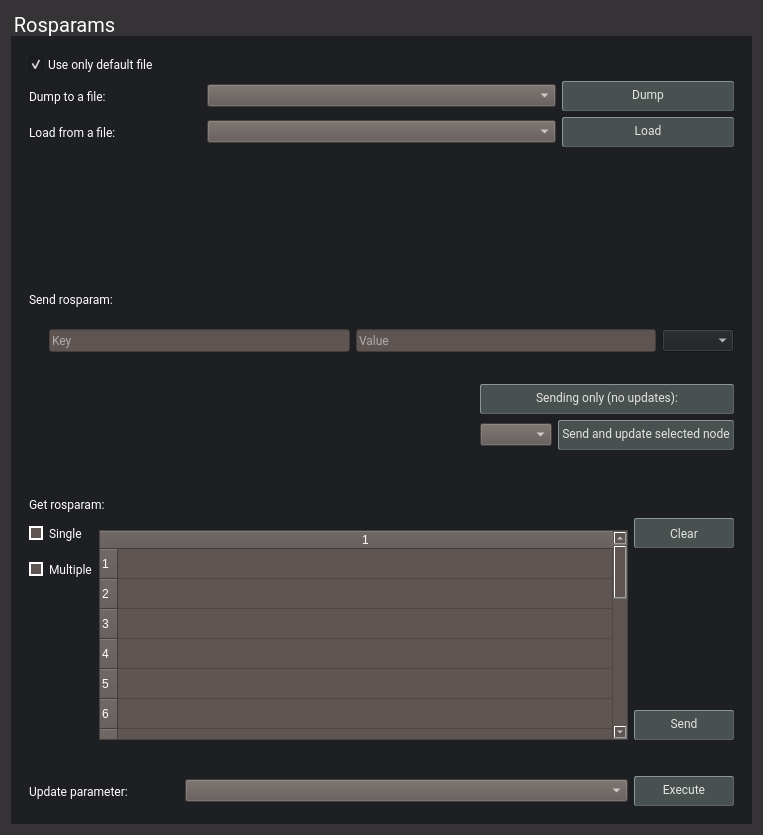
<?xml version="1.0" encoding="UTF-8"?>
<ui version="4.0">
 <class>intball::TelecommandRosparamWidget</class>
 <widget class="QWidget" name="intball::TelecommandRosparamWidget">
  <property name="geometry">
   <rect>
    <x>0</x>
    <y>0</y>
    <width>763</width>
    <height>835</height>
   </rect>
  </property>
  <property name="font">
   <font>
    <family>Roboto</family>
   </font>
  </property>
  <property name="windowTitle">
   <string>Form</string>
  </property>
  <property name="styleSheet">
   <string notr="true">color: rgb(255, 255, 255);
background-color: rgb(53, 51, 53);</string>
  </property>
  <layout class="QGridLayout" name="gridLayout">
   <item row="0" column="0">
    <widget class="QGroupBox" name="groupRosparams">
     <property name="font">
      <font>
       <family>Roboto</family>
       <pointsize>-1</pointsize>
      </font>
     </property>
     <property name="styleSheet">
      <string notr="true">QGroupBox {
  border: 0;
  margin-top: 25px;
  font-size: 20px;
  background-color: rgb(29, 31, 34);
}
QLabel {
    background-color: rgb(29, 31, 34);
}</string>
     </property>
     <property name="title">
      <string>Rosparams</string>
     </property>
     <layout class="QGridLayout" name="gridLayout_2">
      <item row="2" column="0">
       <widget class="QWidget" name="widgetUpdateParameter" native="true">
        <property name="sizePolicy">
         <sizepolicy hsizetype="Preferred" vsizetype="Preferred">
          <horstretch>0</horstretch>
          <verstretch>0</verstretch>
         </sizepolicy>
        </property>
        <property name="font">
         <font>
          <family>Roboto</family>
         </font>
        </property>
        <property name="styleSheet">
         <string notr="true">background-color: rgb(29, 31, 34);</string>
        </property>
        <layout class="QGridLayout" name="gridLayout_5">
         <property name="leftMargin">
          <number>9</number>
         </property>
         <property name="topMargin">
          <number>9</number>
         </property>
         <property name="rightMargin">
          <number>9</number>
         </property>
         <property name="bottomMargin">
          <number>9</number>
         </property>
         <property name="spacing">
          <number>6</number>
         </property>
         <item row="1" column="1">
          <widget class="QComboBox" name="comboBoxUpdateParameter">
           <property name="font">
            <font>
             <family>Roboto</family>
            </font>
           </property>
           <property name="styleSheet">
            <string notr="true">QComboBox {
  background-color: rgb(94, 85, 82);
  color: rgb(255, 255, 255);
}</string>
           </property>
          </widget>
         </item>
         <item row="1" column="2">
          <widget class="intball::CommandButton" name="pushButtonExecuteUpdate">
           <property name="minimumSize">
            <size>
             <width>100</width>
             <height>30</height>
            </size>
           </property>
           <property name="maximumSize">
            <size>
             <width>100</width>
             <height>16777215</height>
            </size>
           </property>
           <property name="font">
            <font>
             <family>Roboto</family>
            </font>
           </property>
           <property name="styleSheet">
            <string notr="true">QPushButton {
  background-color: rgb(72, 80, 80);
  color: rgb(229, 227, 226);
  padding-bottom: 3px;
  border-radius: 2px;
  border: 1px outset rgb(92, 100, 100);
}
QPushButton:pressed {
  background-color: rgb(92, 100, 100);
  color: rgb(255, 255, 255);
  padding-bottom: 3px;
  border-radius: 2px;
  border: 1px outset rgb(92, 100, 100);
}
QPushButton:disabled {
  background-color: rgb(112, 120, 120);
  color: rgb(255, 255, 255);
  padding-bottom: 3px;
  border-radius: 2px;
  border: 1px outset rgb(112, 120, 120);
}</string>
           </property>
           <property name="text">
            <string>Execute</string>
           </property>
          </widget>
         </item>
         <item row="1" column="0">
          <widget class="QLabel" name="labelUpdateParameter">
           <property name="maximumSize">
            <size>
             <width>150</width>
             <height>16777215</height>
            </size>
           </property>
           <property name="font">
            <font>
             <family>Roboto</family>
            </font>
           </property>
           <property name="text">
            <string>Update parameter:</string>
           </property>
           <property name="alignment">
            <set>Qt::AlignLeading|Qt::AlignLeft|Qt::AlignVCenter</set>
           </property>
          </widget>
         </item>
        </layout>
       </widget>
      </item>
      <item row="0" column="0">
       <widget class="QWidget" name="widgetRosparams" native="true">
        <property name="styleSheet">
         <string notr="true">background-color: rgb(29, 31, 34);</string>
        </property>
        <layout class="QGridLayout" name="gridLayout_3">
         <item row="1" column="1" colspan="2">
          <widget class="QComboBox" name="comboBoxDump">
           <property name="sizePolicy">
            <sizepolicy hsizetype="Expanding" vsizetype="Fixed">
             <horstretch>0</horstretch>
             <verstretch>0</verstretch>
            </sizepolicy>
           </property>
           <property name="font">
            <font>
             <family>Roboto</family>
            </font>
           </property>
           <property name="styleSheet">
            <string notr="true">QComboBox {
  background-color: rgb(94, 85, 82);
  color: rgb(255, 255, 255);
}</string>
           </property>
           <property name="editable">
            <bool>false</bool>
           </property>
          </widget>
         </item>
         <item row="2" column="3">
          <widget class="intball::CommandButton" name="pushButtonLoad">
           <property name="minimumSize">
            <size>
             <width>150</width>
             <height>30</height>
            </size>
           </property>
           <property name="font">
            <font>
             <family>Roboto</family>
            </font>
           </property>
           <property name="styleSheet">
            <string notr="true">QPushButton {
  background-color: rgb(72, 80, 80);
  color: rgb(229, 227, 226);
  padding-bottom: 3px;
  border-radius: 2px;
  border: 1px outset rgb(92, 100, 100);
}
QPushButton:pressed {
  background-color: rgb(92, 100, 100);
  color: rgb(255, 255, 255);
  padding-bottom: 3px;
  border-radius: 2px;
  border: 1px outset rgb(92, 100, 100);
}
QPushButton:disabled {
  background-color: rgb(112, 120, 120);
  color: rgb(255, 255, 255);
  padding-bottom: 3px;
  border-radius: 2px;
  border: 1px outset rgb(112, 120, 120);
}</string>
           </property>
           <property name="text">
            <string>Load</string>
           </property>
          </widget>
         </item>
         <item row="2" column="1" colspan="2">
          <widget class="QComboBox" name="comboBoxLoad">
           <property name="sizePolicy">
            <sizepolicy hsizetype="Expanding" vsizetype="Fixed">
             <horstretch>0</horstretch>
             <verstretch>0</verstretch>
            </sizepolicy>
           </property>
           <property name="font">
            <font>
             <family>Roboto</family>
            </font>
           </property>
           <property name="styleSheet">
            <string notr="true">QComboBox {
  background-color: rgb(94, 85, 82);
  color: rgb(255, 255, 255);
}</string>
           </property>
           <property name="editable">
            <bool>false</bool>
           </property>
          </widget>
         </item>
         <item row="0" column="0">
          <widget class="QCheckBox" name="checkBoxOnlyDefault">
           <property name="palette">
            <palette>
             <active>
              <colorrole role="WindowText">
               <brush brushstyle="SolidPattern">
                <color alpha="255">
                 <red>255</red>
                 <green>255</green>
                 <blue>255</blue>
                </color>
               </brush>
              </colorrole>
              <colorrole role="Button">
               <brush brushstyle="SolidPattern">
                <color alpha="255">
                 <red>29</red>
                 <green>31</green>
                 <blue>34</blue>
                </color>
               </brush>
              </colorrole>
              <colorrole role="Text">
               <brush brushstyle="SolidPattern">
                <color alpha="255">
                 <red>255</red>
                 <green>255</green>
                 <blue>255</blue>
                </color>
               </brush>
              </colorrole>
              <colorrole role="ButtonText">
               <brush brushstyle="SolidPattern">
                <color alpha="255">
                 <red>255</red>
                 <green>255</green>
                 <blue>255</blue>
                </color>
               </brush>
              </colorrole>
              <colorrole role="Base">
               <brush brushstyle="SolidPattern">
                <color alpha="255">
                 <red>29</red>
                 <green>31</green>
                 <blue>34</blue>
                </color>
               </brush>
              </colorrole>
              <colorrole role="Window">
               <brush brushstyle="SolidPattern">
                <color alpha="255">
                 <red>29</red>
                 <green>31</green>
                 <blue>34</blue>
                </color>
               </brush>
              </colorrole>
              <colorrole role="PlaceholderText">
               <brush brushstyle="NoBrush">
                <color alpha="128">
                 <red>255</red>
                 <green>255</green>
                 <blue>255</blue>
                </color>
               </brush>
              </colorrole>
             </active>
             <inactive>
              <colorrole role="WindowText">
               <brush brushstyle="SolidPattern">
                <color alpha="255">
                 <red>255</red>
                 <green>255</green>
                 <blue>255</blue>
                </color>
               </brush>
              </colorrole>
              <colorrole role="Button">
               <brush brushstyle="SolidPattern">
                <color alpha="255">
                 <red>29</red>
                 <green>31</green>
                 <blue>34</blue>
                </color>
               </brush>
              </colorrole>
              <colorrole role="Text">
               <brush brushstyle="SolidPattern">
                <color alpha="255">
                 <red>255</red>
                 <green>255</green>
                 <blue>255</blue>
                </color>
               </brush>
              </colorrole>
              <colorrole role="ButtonText">
               <brush brushstyle="SolidPattern">
                <color alpha="255">
                 <red>255</red>
                 <green>255</green>
                 <blue>255</blue>
                </color>
               </brush>
              </colorrole>
              <colorrole role="Base">
               <brush brushstyle="SolidPattern">
                <color alpha="255">
                 <red>29</red>
                 <green>31</green>
                 <blue>34</blue>
                </color>
               </brush>
              </colorrole>
              <colorrole role="Window">
               <brush brushstyle="SolidPattern">
                <color alpha="255">
                 <red>29</red>
                 <green>31</green>
                 <blue>34</blue>
                </color>
               </brush>
              </colorrole>
              <colorrole role="PlaceholderText">
               <brush brushstyle="NoBrush">
                <color alpha="128">
                 <red>255</red>
                 <green>255</green>
                 <blue>255</blue>
                </color>
               </brush>
              </colorrole>
             </inactive>
             <disabled>
              <colorrole role="WindowText">
               <brush brushstyle="SolidPattern">
                <color alpha="255">
                 <red>255</red>
                 <green>255</green>
                 <blue>255</blue>
                </color>
               </brush>
              </colorrole>
              <colorrole role="Button">
               <brush brushstyle="SolidPattern">
                <color alpha="255">
                 <red>29</red>
                 <green>31</green>
                 <blue>34</blue>
                </color>
               </brush>
              </colorrole>
              <colorrole role="Text">
               <brush brushstyle="SolidPattern">
                <color alpha="255">
                 <red>255</red>
                 <green>255</green>
                 <blue>255</blue>
                </color>
               </brush>
              </colorrole>
              <colorrole role="ButtonText">
               <brush brushstyle="SolidPattern">
                <color alpha="255">
                 <red>255</red>
                 <green>255</green>
                 <blue>255</blue>
                </color>
               </brush>
              </colorrole>
              <colorrole role="Base">
               <brush brushstyle="SolidPattern">
                <color alpha="255">
                 <red>29</red>
                 <green>31</green>
                 <blue>34</blue>
                </color>
               </brush>
              </colorrole>
              <colorrole role="Window">
               <brush brushstyle="SolidPattern">
                <color alpha="255">
                 <red>29</red>
                 <green>31</green>
                 <blue>34</blue>
                </color>
               </brush>
              </colorrole>
              <colorrole role="PlaceholderText">
               <brush brushstyle="NoBrush">
                <color alpha="128">
                 <red>255</red>
                 <green>255</green>
                 <blue>255</blue>
                </color>
               </brush>
              </colorrole>
             </disabled>
            </palette>
           </property>
           <property name="font">
            <font>
             <family>Roboto</family>
            </font>
           </property>
           <property name="styleSheet">
            <string notr="true"/>
           </property>
           <property name="text">
            <string>Use only default file</string>
           </property>
           <property name="checked">
            <bool>true</bool>
           </property>
          </widget>
         </item>
         <item row="2" column="0">
          <widget class="QLabel" name="labelLoadFromFile">
           <property name="sizePolicy">
            <sizepolicy hsizetype="Minimum" vsizetype="Preferred">
             <horstretch>0</horstretch>
             <verstretch>0</verstretch>
            </sizepolicy>
           </property>
           <property name="font">
            <font>
             <family>Roboto</family>
            </font>
           </property>
           <property name="text">
            <string>Load from a file:</string>
           </property>
          </widget>
         </item>
         <item row="5" column="0" colspan="4">
          <widget class="QWidget" name="widgetGetRosparam" native="true">
           <property name="minimumSize">
            <size>
             <width>0</width>
             <height>0</height>
            </size>
           </property>
           <property name="maximumSize">
            <size>
             <width>16777215</width>
             <height>280</height>
            </size>
           </property>
           <property name="font">
            <font>
             <family>Roboto</family>
            </font>
           </property>
           <layout class="QGridLayout" name="gridLayout_6">
            <property name="leftMargin">
             <number>0</number>
            </property>
            <property name="topMargin">
             <number>10</number>
            </property>
            <property name="rightMargin">
             <number>0</number>
            </property>
            <property name="bottomMargin">
             <number>0</number>
            </property>
            <property name="spacing">
             <number>6</number>
            </property>
            <item row="1" column="0">
             <widget class="QRadioButton" name="radioButtonGetRosparamSingle">
              <property name="minimumSize">
               <size>
                <width>0</width>
                <height>30</height>
               </size>
              </property>
              <property name="font">
               <font>
                <family>Roboto</family>
                <italic>false</italic>
               </font>
              </property>
              <property name="focusPolicy">
               <enum>Qt::NoFocus</enum>
              </property>
              <property name="styleSheet">
               <string notr="true">QRadioButton::indicator:checked {
    background-color:       rgb(48, 140, 198);
    border:                 2px solid white;
}

QRadioButton::indicator:unchecked {
    background-color:       rgb(94, 85, 82);
    border:                 2px solid white;
}</string>
              </property>
              <property name="text">
               <string>Single</string>
              </property>
             </widget>
            </item>
            <item row="4" column="2">
             <widget class="intball::CommandButton" name="pushButtonGetRosparam">
              <property name="minimumSize">
               <size>
                <width>100</width>
                <height>30</height>
               </size>
              </property>
              <property name="maximumSize">
               <size>
                <width>100</width>
                <height>16777215</height>
               </size>
              </property>
              <property name="font">
               <font>
                <family>Roboto</family>
               </font>
              </property>
              <property name="styleSheet">
               <string notr="true">QPushButton {
  background-color: rgb(72, 80, 80);
  color: rgb(229, 227, 226);
  padding-bottom: 3px;
  border-radius: 2px;
  border: 1px outset rgb(92, 100, 100);
}
QPushButton:pressed {
  background-color: rgb(92, 100, 100);
  color: rgb(255, 255, 255);
  padding-bottom: 3px;
  border-radius: 2px;
  border: 1px outset rgb(92, 100, 100);
}
QPushButton:disabled {
  background-color: rgb(112, 120, 120);
  color: rgb(255, 255, 255);
  padding-bottom: 3px;
  border-radius: 2px;
  border: 1px outset rgb(112, 120, 120);
}</string>
              </property>
              <property name="text">
               <string>Send</string>
              </property>
             </widget>
            </item>
            <item row="1" column="2">
             <widget class="QPushButton" name="pushButtonClearGetRosparamKey">
              <property name="minimumSize">
               <size>
                <width>100</width>
                <height>30</height>
               </size>
              </property>
              <property name="maximumSize">
               <size>
                <width>100</width>
                <height>16777215</height>
               </size>
              </property>
              <property name="font">
               <font>
                <family>Roboto</family>
               </font>
              </property>
              <property name="styleSheet">
               <string notr="true">QPushButton {
  background-color: rgb(72, 80, 80);
  color: rgb(229, 227, 226);
  border-radius: 2px;
  border: 1px outset rgb(92, 100, 100);
}
QPushButton:pressed {
  background-color: rgb(92, 100, 100);
  color: rgb(255, 255, 255);
  padding-bottom: 3px;
  border: 1px outset rgb(92, 100, 100);
}
QPushButton:disabled {
  background-color: rgb(112, 120, 120);
  color: rgb(255, 255, 255);
  border-radius: 2px;
  border: 1px outset rgb(112, 120, 120);
}</string>
              </property>
              <property name="text">
               <string>Clear</string>
              </property>
             </widget>
            </item>
            <item row="2" column="0">
             <widget class="QRadioButton" name="radioButtonGetRosparamMultiple">
              <property name="minimumSize">
               <size>
                <width>0</width>
                <height>30</height>
               </size>
              </property>
              <property name="font">
               <font>
                <family>Roboto</family>
               </font>
              </property>
              <property name="focusPolicy">
               <enum>Qt::NoFocus</enum>
              </property>
              <property name="styleSheet">
               <string notr="true">QRadioButton::indicator:checked {
    background-color:       rgb(48, 140, 198);
    border:                 2px solid white;
}

QRadioButton::indicator:unchecked {
    background-color:       rgb(94, 85, 82);
    border:                 2px solid white;
}</string>
              </property>
              <property name="text">
               <string>Multiple</string>
              </property>
             </widget>
            </item>
            <item row="1" column="1" rowspan="6">
             <widget class="QStackedWidget" name="stackedWidgetGerRosparam">
              <property name="sizePolicy">
               <sizepolicy hsizetype="Preferred" vsizetype="Preferred">
                <horstretch>0</horstretch>
                <verstretch>0</verstretch>
               </sizepolicy>
              </property>
              <property name="minimumSize">
               <size>
                <width>0</width>
                <height>210</height>
               </size>
              </property>
              <property name="maximumSize">
               <size>
                <width>16777215</width>
                <height>210</height>
               </size>
              </property>
              <property name="font">
               <font>
                <family>Roboto</family>
               </font>
              </property>
              <property name="currentIndex">
               <number>1</number>
              </property>
              <widget class="QWidget" name="pageSingle">
               <layout class="QGridLayout" name="gridLayout_9">
                <item row="0" column="0">
                 <widget class="QLineEdit" name="lineEditGetRosparam">
                  <property name="font">
                   <font>
                    <family>Roboto</family>
                   </font>
                  </property>
                  <property name="styleSheet">
                   <string notr="true">QLineEdit {
  background-color: rgb(94, 85, 82);
  color: rgb(255, 255, 255);
}
QLineEdit:disabled {
  background-color: rgb(49, 51, 54);
  color: rgb(94, 85, 82);
}</string>
                  </property>
                  <property name="placeholderText">
                   <string>Key</string>
                  </property>
                  <property name="clearButtonEnabled">
                   <bool>true</bool>
                  </property>
                 </widget>
                </item>
                <item row="1" column="0">
                 <spacer name="verticalSpacer_3">
                  <property name="orientation">
                   <enum>Qt::Vertical</enum>
                  </property>
                  <property name="sizeHint" stdset="0">
                   <size>
                    <width>20</width>
                    <height>40</height>
                   </size>
                  </property>
                 </spacer>
                </item>
               </layout>
              </widget>
              <widget class="QWidget" name="pageMultiple">
               <property name="sizePolicy">
                <sizepolicy hsizetype="Preferred" vsizetype="Preferred">
                 <horstretch>0</horstretch>
                 <verstretch>0</verstretch>
                </sizepolicy>
               </property>
               <layout class="QGridLayout" name="gridLayout_8">
                <property name="leftMargin">
                 <number>0</number>
                </property>
                <property name="topMargin">
                 <number>0</number>
                </property>
                <property name="rightMargin">
                 <number>0</number>
                </property>
                <property name="bottomMargin">
                 <number>0</number>
                </property>
                <property name="spacing">
                 <number>0</number>
                </property>
                <item row="0" column="0">
                 <widget class="QTableWidget" name="tableWidgetGetRosparam">
                  <property name="font">
                   <font>
                    <family>Roboto</family>
                   </font>
                  </property>
                  <property name="styleSheet">
                   <string notr="true">background-color: rgb(94, 85, 82);</string>
                  </property>
                  <property name="cornerButtonEnabled">
                   <bool>false</bool>
                  </property>
                  <property name="rowCount">
                   <number>20</number>
                  </property>
                  <property name="columnCount">
                   <number>1</number>
                  </property>
                  <attribute name="horizontalHeaderStretchLastSection">
                   <bool>true</bool>
                  </attribute>
                  <row/>
                  <row/>
                  <row/>
                  <row/>
                  <row/>
                  <row/>
                  <row/>
                  <row/>
                  <row/>
                  <row/>
                  <row/>
                  <row/>
                  <row/>
                  <row/>
                  <row/>
                  <row/>
                  <row/>
                  <row/>
                  <row/>
                  <row/>
                  <column/>
                 </widget>
                </item>
               </layout>
              </widget>
             </widget>
            </item>
            <item row="0" column="0" colspan="3">
             <widget class="QLabel" name="labelGetRosparam">
              <property name="sizePolicy">
               <sizepolicy hsizetype="Minimum" vsizetype="Preferred">
                <horstretch>0</horstretch>
                <verstretch>0</verstretch>
               </sizepolicy>
              </property>
              <property name="minimumSize">
               <size>
                <width>0</width>
                <height>30</height>
               </size>
              </property>
              <property name="font">
               <font>
                <family>Roboto</family>
               </font>
              </property>
              <property name="text">
               <string>Get rosparam:</string>
              </property>
              <property name="alignment">
               <set>Qt::AlignBottom|Qt::AlignLeading|Qt::AlignLeft</set>
              </property>
             </widget>
            </item>
            <item row="3" column="0">
             <spacer name="verticalSpacer">
              <property name="orientation">
               <enum>Qt::Vertical</enum>
              </property>
              <property name="sizeHint" stdset="0">
               <size>
                <width>20</width>
                <height>40</height>
               </size>
              </property>
             </spacer>
            </item>
            <item row="2" column="2" rowspan="2">
             <spacer name="verticalSpacer_2">
              <property name="orientation">
               <enum>Qt::Vertical</enum>
              </property>
              <property name="sizeHint" stdset="0">
               <size>
                <width>20</width>
                <height>40</height>
               </size>
              </property>
             </spacer>
            </item>
           </layout>
          </widget>
         </item>
         <item row="1" column="3">
          <widget class="intball::CommandButton" name="pushButtonDump">
           <property name="minimumSize">
            <size>
             <width>150</width>
             <height>30</height>
            </size>
           </property>
           <property name="maximumSize">
            <size>
             <width>16777215</width>
             <height>16777215</height>
            </size>
           </property>
           <property name="font">
            <font>
             <family>Roboto</family>
            </font>
           </property>
           <property name="styleSheet">
            <string notr="true">QPushButton {
  background-color: rgb(72, 80, 80);
  color: rgb(229, 227, 226);
  padding-bottom: 3px;
  border-radius: 2px;
  border: 1px outset rgb(92, 100, 100);
}
QPushButton:pressed {
  background-color: rgb(92, 100, 100);
  color: rgb(255, 255, 255);
  padding-bottom: 3px;
  border-radius: 2px;
  border: 1px outset rgb(92, 100, 100);
}
QPushButton:disabled {
  background-color: rgb(112, 120, 120);
  color: rgb(255, 255, 255);
  padding-bottom: 3px;
  border-radius: 2px;
  border: 1px outset rgb(112, 120, 120);
}</string>
           </property>
           <property name="text">
            <string>Dump</string>
           </property>
          </widget>
         </item>
         <item row="4" column="0" colspan="4">
          <widget class="QWidget" name="widgetSendRosparam" native="true">
           <layout class="QGridLayout" name="gridLayout_4">
            <property name="leftMargin">
             <number>20</number>
            </property>
            <property name="topMargin">
             <number>0</number>
            </property>
            <property name="rightMargin">
             <number>0</number>
            </property>
            <property name="bottomMargin">
             <number>0</number>
            </property>
            <item row="0" column="1">
             <widget class="QLineEdit" name="lineEditValue">
              <property name="font">
               <font>
                <family>Roboto</family>
               </font>
              </property>
              <property name="styleSheet">
               <string notr="true">QLineEdit {
  background-color: rgb(94, 85, 82);
  color: rgb(255, 255, 255);
}
QLineEdit:disabled {
  background-color: rgb(49, 51, 54);
  color: rgb(94, 85, 82);
}</string>
              </property>
              <property name="placeholderText">
               <string>Value</string>
              </property>
              <property name="clearButtonEnabled">
               <bool>true</bool>
              </property>
             </widget>
            </item>
            <item row="1" column="0" colspan="3">
             <layout class="QGridLayout" name="gridLayout_7">
              <property name="leftMargin">
               <number>0</number>
              </property>
              <property name="topMargin">
               <number>10</number>
              </property>
              <property name="rightMargin">
               <number>0</number>
              </property>
              <property name="bottomMargin">
               <number>0</number>
              </property>
              <item row="1" column="2">
               <widget class="intball::CommandButton" name="pushButtonSendRosparamWithUpdate">
                <property name="minimumSize">
                 <size>
                  <width>0</width>
                  <height>30</height>
                 </size>
                </property>
                <property name="maximumSize">
                 <size>
                  <width>16777215</width>
                  <height>16777215</height>
                 </size>
                </property>
                <property name="font">
                 <font>
                  <family>Roboto</family>
                 </font>
                </property>
                <property name="styleSheet">
                 <string notr="true">QPushButton {
  background-color: rgb(72, 80, 80);
  color: rgb(229, 227, 226);
  padding-bottom: 3px;
  border-radius: 2px;
  border: 1px outset rgb(92, 100, 100);
}
QPushButton:pressed {
  background-color: rgb(92, 100, 100);
  color: rgb(255, 255, 255);
  padding-bottom: 3px;
  border-radius: 2px;
  border: 1px outset rgb(92, 100, 100);
}
QPushButton:disabled {
  background-color: rgb(112, 120, 120);
  color: rgb(255, 255, 255);
  padding-bottom: 3px;
  border-radius: 2px;
  border: 1px outset rgb(112, 120, 120);
}</string>
                </property>
                <property name="text">
                 <string> Send and update selected node </string>
                </property>
               </widget>
              </item>
              <item row="0" column="1" colspan="2">
               <widget class="intball::CommandButton" name="pushButtonSendRosparam">
                <property name="minimumSize">
                 <size>
                  <width>0</width>
                  <height>30</height>
                 </size>
                </property>
                <property name="maximumSize">
                 <size>
                  <width>16777215</width>
                  <height>16777215</height>
                 </size>
                </property>
                <property name="font">
                 <font>
                  <family>Roboto</family>
                 </font>
                </property>
                <property name="styleSheet">
                 <string notr="true">QPushButton {
  background-color: rgb(72, 80, 80);
  color: rgb(229, 227, 226);
  padding-bottom: 3px;
  border-radius: 2px;
  border: 1px outset rgb(92, 100, 100);
}
QPushButton:pressed {
  background-color: rgb(92, 100, 100);
  color: rgb(255, 255, 255);
  padding-bottom: 3px;
  border-radius: 2px;
  border: 1px outset rgb(92, 100, 100);
}
QPushButton:disabled {
  background-color: rgb(112, 120, 120);
  color: rgb(255, 255, 255);
  padding-bottom: 3px;
  border-radius: 2px;
  border: 1px outset rgb(112, 120, 120);
}</string>
                </property>
                <property name="text">
                 <string>Sending only (no updates):</string>
                </property>
               </widget>
              </item>
              <item row="1" column="1">
               <widget class="QComboBox" name="comboBoxSendRosparamWithUpdate">
                <property name="font">
                 <font>
                  <family>Roboto</family>
                 </font>
                </property>
                <property name="styleSheet">
                 <string notr="true">QComboBox {
  background-color: rgb(94, 85, 82);
  color: rgb(255, 255, 255);
}</string>
                </property>
               </widget>
              </item>
              <item row="0" column="0">
               <spacer name="horizontalSpacer">
                <property name="orientation">
                 <enum>Qt::Horizontal</enum>
                </property>
                <property name="sizeHint" stdset="0">
                 <size>
                  <width>40</width>
                  <height>20</height>
                 </size>
                </property>
               </spacer>
              </item>
             </layout>
            </item>
            <item row="0" column="0">
             <widget class="QLineEdit" name="lineEditKey">
              <property name="font">
               <font>
                <family>Roboto</family>
               </font>
              </property>
              <property name="styleSheet">
               <string notr="true">QLineEdit {
  background-color: rgb(94, 85, 82);
  color: rgb(255, 255, 255);
}
QLineEdit:disabled {
  background-color: rgb(49, 51, 54);
  color: rgb(94, 85, 82);
}</string>
              </property>
              <property name="placeholderText">
               <string>Key</string>
              </property>
              <property name="clearButtonEnabled">
               <bool>true</bool>
              </property>
             </widget>
            </item>
            <item row="0" column="2">
             <widget class="QComboBox" name="comboBoxType">
              <property name="font">
               <font>
                <family>Roboto</family>
               </font>
              </property>
             </widget>
            </item>
           </layout>
          </widget>
         </item>
         <item row="1" column="0">
          <widget class="QLabel" name="labelDumpToFile">
           <property name="sizePolicy">
            <sizepolicy hsizetype="Minimum" vsizetype="Preferred">
             <horstretch>0</horstretch>
             <verstretch>0</verstretch>
            </sizepolicy>
           </property>
           <property name="font">
            <font>
             <family>Roboto</family>
            </font>
           </property>
           <property name="text">
            <string>Dump to a file:</string>
           </property>
          </widget>
         </item>
         <item row="3" column="0">
          <widget class="QLabel" name="labelSendRosparam">
           <property name="sizePolicy">
            <sizepolicy hsizetype="Minimum" vsizetype="Preferred">
             <horstretch>0</horstretch>
             <verstretch>0</verstretch>
            </sizepolicy>
           </property>
           <property name="minimumSize">
            <size>
             <width>0</width>
             <height>30</height>
            </size>
           </property>
           <property name="font">
            <font>
             <family>Roboto</family>
            </font>
           </property>
           <property name="text">
            <string>Send rosparam:</string>
           </property>
           <property name="alignment">
            <set>Qt::AlignBottom|Qt::AlignLeading|Qt::AlignLeft</set>
           </property>
          </widget>
         </item>
        </layout>
       </widget>
      </item>
     </layout>
    </widget>
   </item>
  </layout>
 </widget>
 <customwidgets>
  <customwidget>
   <class>intball::CommandButton</class>
   <extends>QPushButton</extends>
   <header>command_button.h</header>
  </customwidget>
 </customwidgets>
 <resources/>
 <connections/>
</ui>
